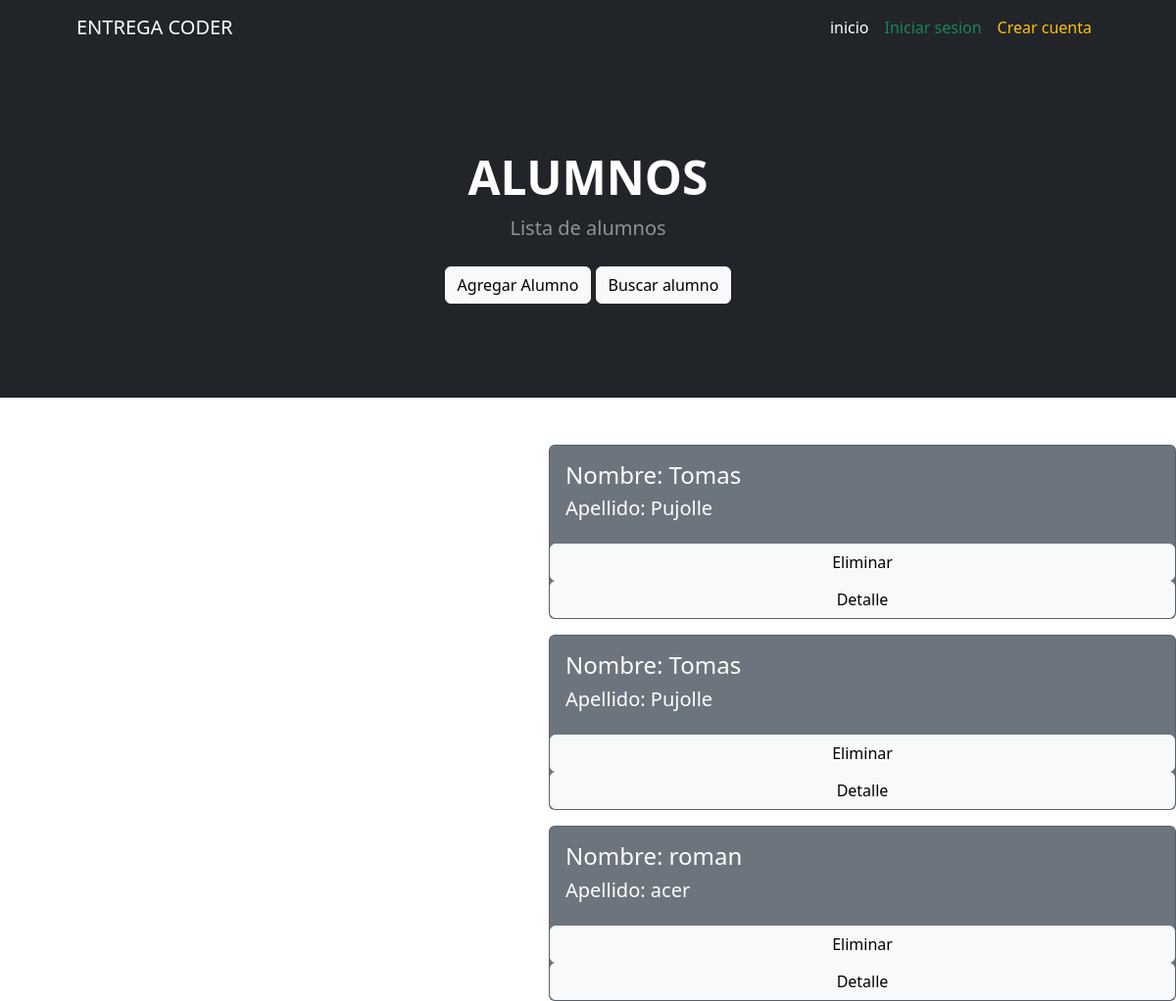
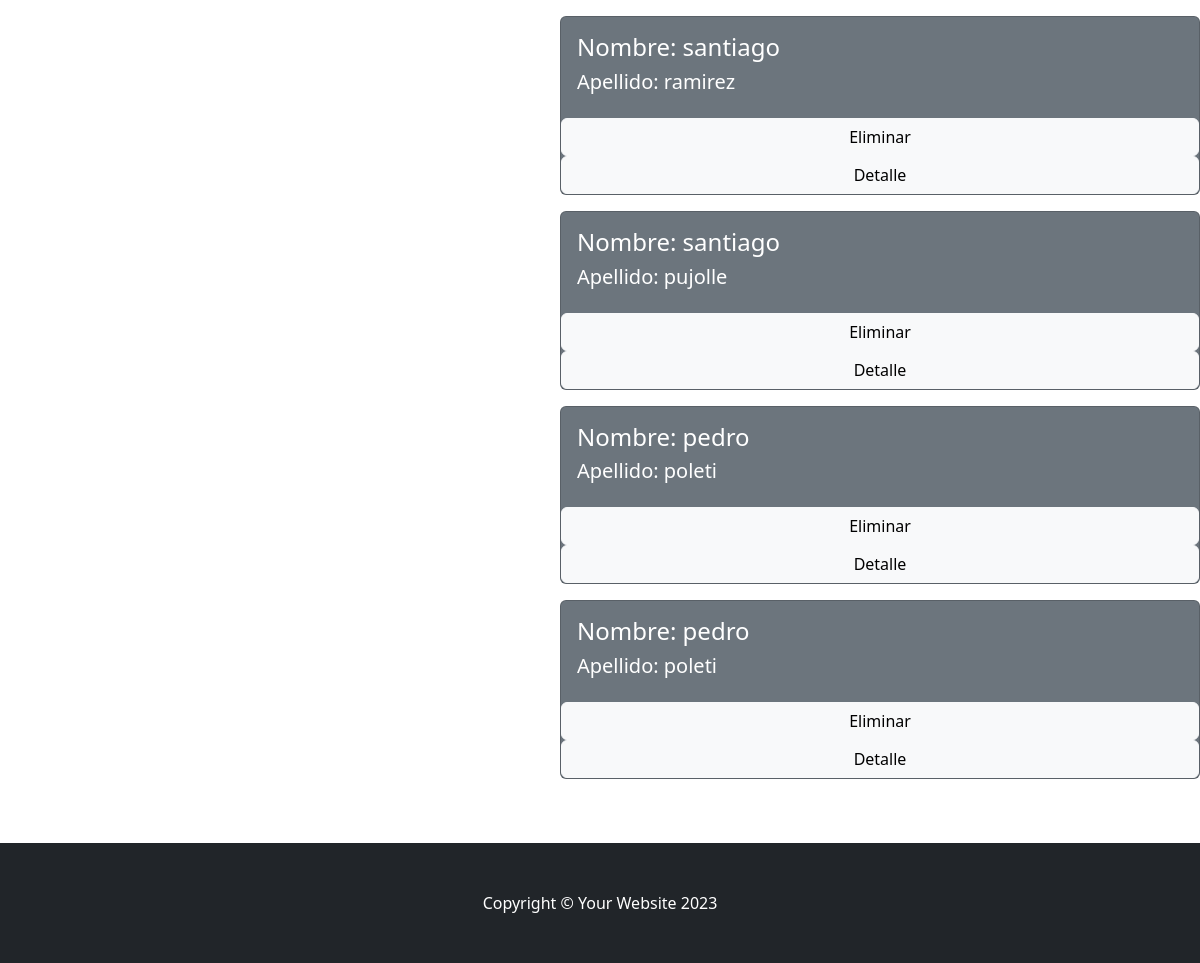
Screenshot of /mostrar_alumnos/ with the database file from the repository (2 pictures, top to bottom).
### AppEntrega/models.py (models this page shows, shortened)
class Alumno(models.Model):
    nombre = models.CharField(max_length=20)
    apellido = models.CharField(max_length=20)
    email = models.EmailField()

### AppEntrega/views.py (the view)
# urls.py: path('mostrar_alumnos/', views.mostrar_alumnos, name='mostrar_alumnos'),
def mostrar_alumnos(request):
    alumnos = Alumno.objects.all()
    contexto= {"alumnos":alumnos}
    return render(request, "AppEntrega/mostrar_alumnos.html",contexto)

### AppEntrega/templates/AppEntrega/mostrar_alumnos.html (shortened to what this page needs)
{% extends 'AppEntrega/base.html' %}
{% load static %}
{% block header %}
        <header class="bg-dark py-5">
            <div class="container px-5">
                <div class="row gx-5 justify-content-center">
                    <div class="col-lg-6">
                        <div class="text-center my-5">
                            <h1 class="display-5 fw-bolder text-white mb-2">ALUMNOS</h1>
                            <p class="lead text-white-50 mb-4">Lista de alumnos</p>
                            <a href="{% url 'alumnos' %}" type="button" class="btn btn-light">Agregar Alumno</a>
                            <a href="{% url 'buscar_alumno' %}" type="button" class="btn btn-light">Buscar alumno</a>
                        </div>
                    </div>
                </div>
            </div>
        </header>
        {% endblock header %}
{% block main %}
{% for a in alumnos %}
<div class="card text-white bg-secondary mb-3" style="width: 40rem; margin-left: 35rem;">
    <div class="card-body">
        <h4 class="card-title">Nombre: {{ a.nombre }}</h4>
        <h5 class="card-title">Apellido: {{ a.apellido }}</h5>
    </div>
    <a href="{% url 'eliminar_alumno' a.id %}" type="button" class="btn btn-light">Eliminar</a>
    <a href="{% url 'alumno_detalle' a.id %}" type="button" class="btn btn-light">Detalle</a>
  </div>
{% endfor %}
{% endblock main %}

### rows the page displays
Alumno: nombre "Tomas", apellido "Pujolle"
Alumno: nombre "Tomas", apellido "Pujolle"
Alumno: nombre "roman", apellido "acer"
Alumno: nombre "santiago", apellido "ramirez"
Alumno: nombre "santiago", apellido "pujolle"
Alumno: nombre "pedro", apellido "poleti"
Alumno: nombre "pedro", apellido "poleti"
